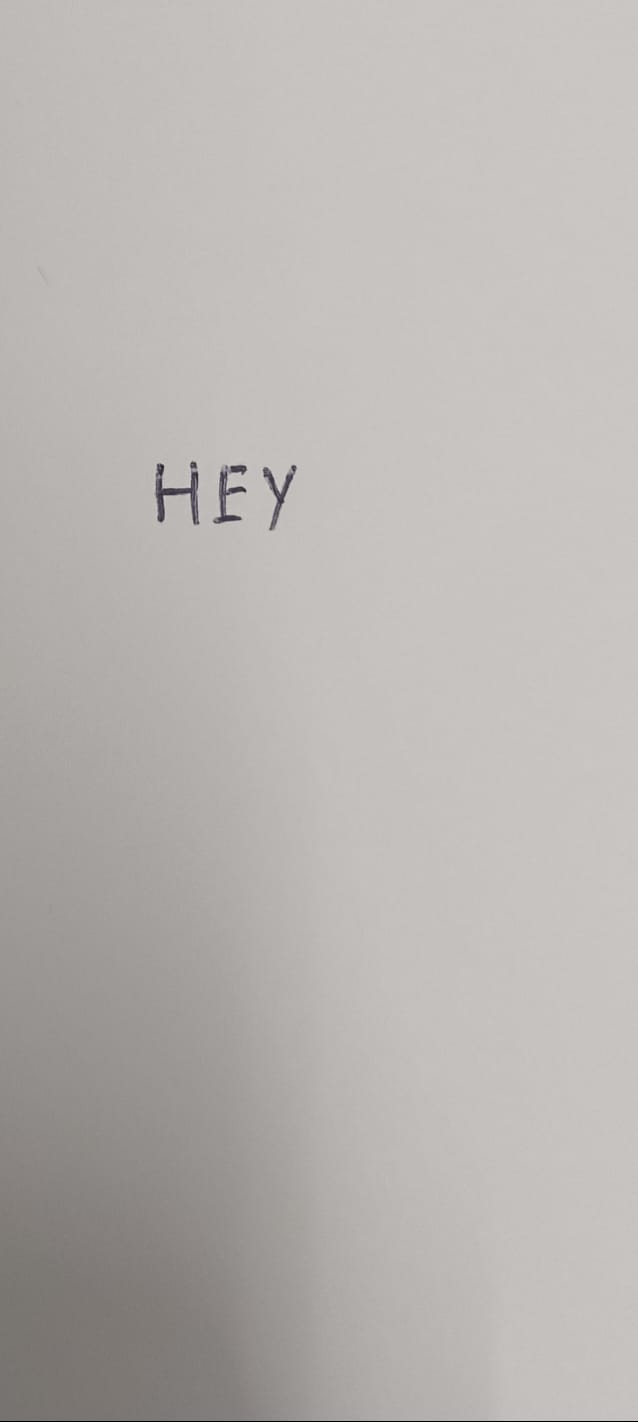
#> input picture 1000202258.jpg, 638 x 1422 px
$ jupyter execute --allow-errors Handwriting_AI_Pipeline.ipynb   (shell and % lines are left out)
#> lines starting #> are read from the running program, lines starting #| are printed output that depends on the picture; after the words box and inside, x2 and y2 are one past the last pixel; in counts of white or black regions, pixels touching at a corner belong together
<a href="https://colab.research.google.com/github/MeghashreeGirish11/Handwriting-Recognition-AI/blob/main/Handwriting_AI_Pipeline.ipynb" target="_parent"></a>

[cell 1]
import cv2
import numpy as np
import matplotlib.pyplot as plt

from PIL import Image

import torch

from transformers import (
    TrOCRProcessor,
    VisionEncoderDecoderModel
)

[cell 2]
print("GPU:", torch.cuda.is_available())
#> (this line was passed over: torch is not available in this run)

#> (the rest of this cell did not finish here and is left out)

[cell 3]
import torch

[cell 4]
print("Torch Version:", torch.__version__)
print("CUDA Available:", torch.cuda.is_available())
#> (this line was passed over: torch is not available in this run)

#> (the rest of this cell did not finish here and is left out)

#> (a cell that did not finish here is left out)

[cell 6]
import cv2
import numpy as np
import matplotlib.pyplot as plt

from PIL import Image

import torch

from transformers import TrOCRProcessor, VisionEncoderDecoderModel

#> (a cell that did not finish here is left out)

[cell 8]
from google.colab import files

uploaded = files.upload()
#> the answer given: 1000202258.jpg

filename = list(uploaded.keys())[0]

print(filename)

[cell 9]
img = cv2.imread(filename)
#> img is the input picture: shape (1422, 638, 3); mean B, G, R 177.4, 180.4, 184.4

plt.figure(figsize=(8,8))

plt.imshow(cv2.cvtColor(
    img,
    cv2.COLOR_BGR2RGB
))

plt.axis("off")
plt.show()

[cell 10]
gray = cv2.cvtColor(
    img,
    cv2.COLOR_BGR2GRAY
)

plt.imshow(gray, cmap="gray")
plt.axis("off")
plt.show()

[cell 11]
_, thresh = cv2.threshold(
    gray,
    180,
    255,
    cv2.THRESH_BINARY_INV
)
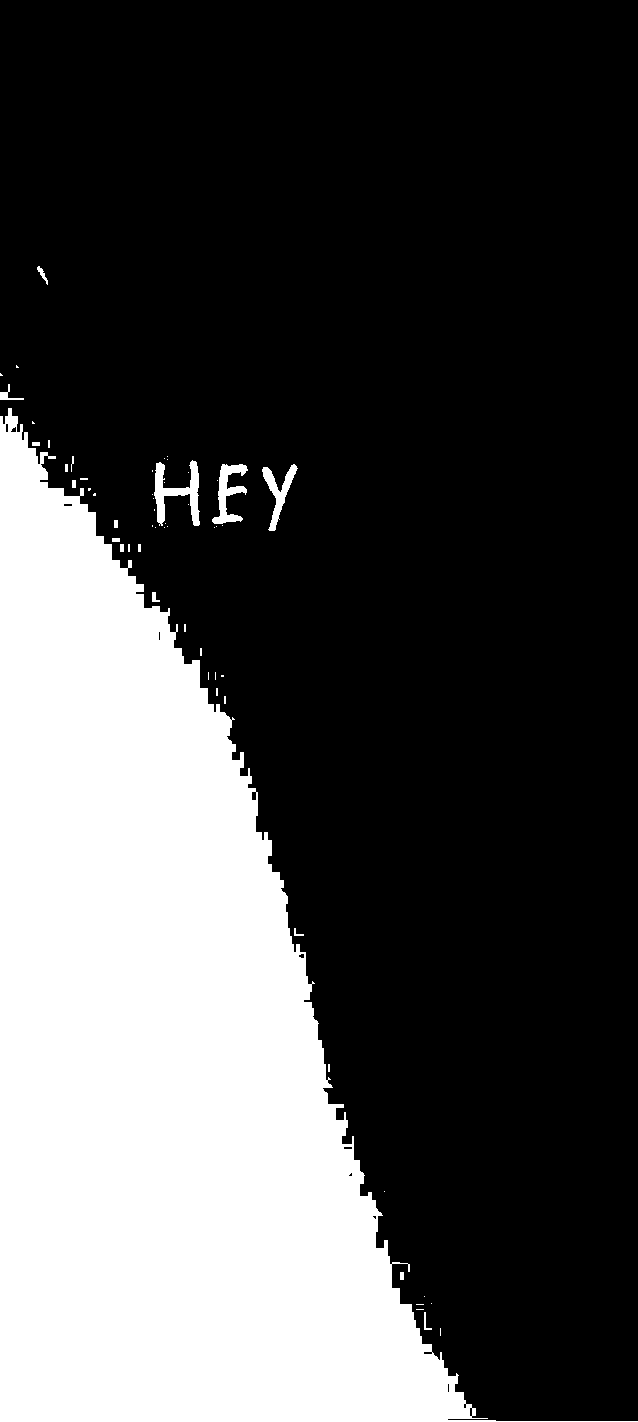
#> thresh: shape (1422, 638); 30.5% white; 59 white regions (41 under 20 px)

plt.imshow(thresh, cmap="gray")
plt.axis("off")
plt.show()

[cell 12]
contours, _ = cv2.findContours(
    thresh,
    cv2.RETR_EXTERNAL,
    cv2.CHAIN_APPROX_SIMPLE
)
#> contours = 59 contours, 45 with area under 20; largest, box (x1, y1, x2, y2) and area: (0, 408, 638, 1422) 271591, (154, 460, 200, 526) 1056, (212, 464, 248, 524) 788, (262, 464, 298, 531) 656, (0, 384, 24, 400) 72

print("Contours:", len(contours))
#| Contours: 59

[cell 13]
largest = max(
    contours,
    key=cv2.contourArea
)
#> largest = contour of 512 points, box (x1, y1, x2, y2) (0, 408, 638, 1422), area 271591

img_copy = img.copy()

cv2.drawContours(
    img_copy,
    [largest],
    -1,
    (0,255,0),
    4
)
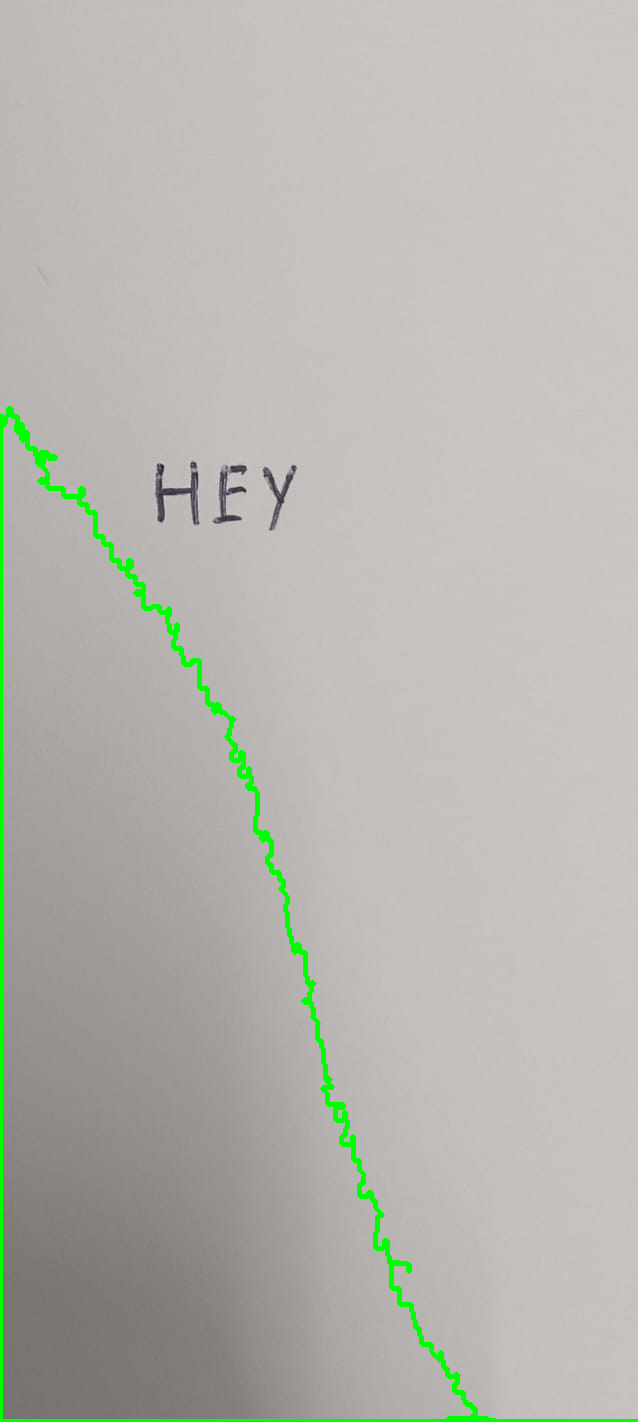
#> img_copy: shape (1422, 638, 3); 1.49% of pixels changed, all inside (x1, y1, x2, y2) = (0, 406, 638, 1422)

plt.figure(figsize=(8,8))

plt.imshow(cv2.cvtColor(
    img_copy,
    cv2.COLOR_BGR2RGB
))

plt.axis("off")
plt.show()

[cell 14]
import os
print(os.listdir())

[cell 15]
img = cv2.imread("1000202258.jpg")

plt.imshow(cv2.cvtColor(img, cv2.COLOR_BGR2RGB))
plt.axis("off")
plt.show()

[cell 16]
import cv2
import numpy as np
import matplotlib.pyplot as plt

from PIL import Image

import torch

from transformers import (
    TrOCRProcessor,
    VisionEncoderDecoderModel
)

[cell 17]
print("Torch Version:", torch.__version__)
print("CUDA Available:", torch.cuda.is_available())
#> (this line was passed over: torch is not available in this run)

#> (the rest of this cell did not finish here and is left out)

#> (a cell that did not finish here is left out)

[cell 19]
from google.colab import files

uploaded = files.upload()
#> the answer given: 1000202258.jpg
filename = list(uploaded.keys())[0]

print(filename)

[cell 20]
img = cv2.imread(filename)

plt.imshow(cv2.cvtColor(img, cv2.COLOR_BGR2RGB))
plt.axis("off")
plt.show()

[cell 21]
gray = cv2.cvtColor(
    img,
    cv2.COLOR_BGR2GRAY
)

plt.figure(figsize=(8,8))
plt.imshow(gray, cmap="gray")
plt.axis("off")
plt.show()

[cell 22]
blur = cv2.GaussianBlur(
    gray,
    (5,5),
    0
)

plt.figure(figsize=(8,8))
plt.imshow(blur, cmap="gray")
plt.axis("off")
plt.show()

[cell 23]
thresh = cv2.adaptiveThreshold(
    blur,
    255,
    cv2.ADAPTIVE_THRESH_GAUSSIAN_C,
    cv2.THRESH_BINARY_INV,
    15,
    11
)
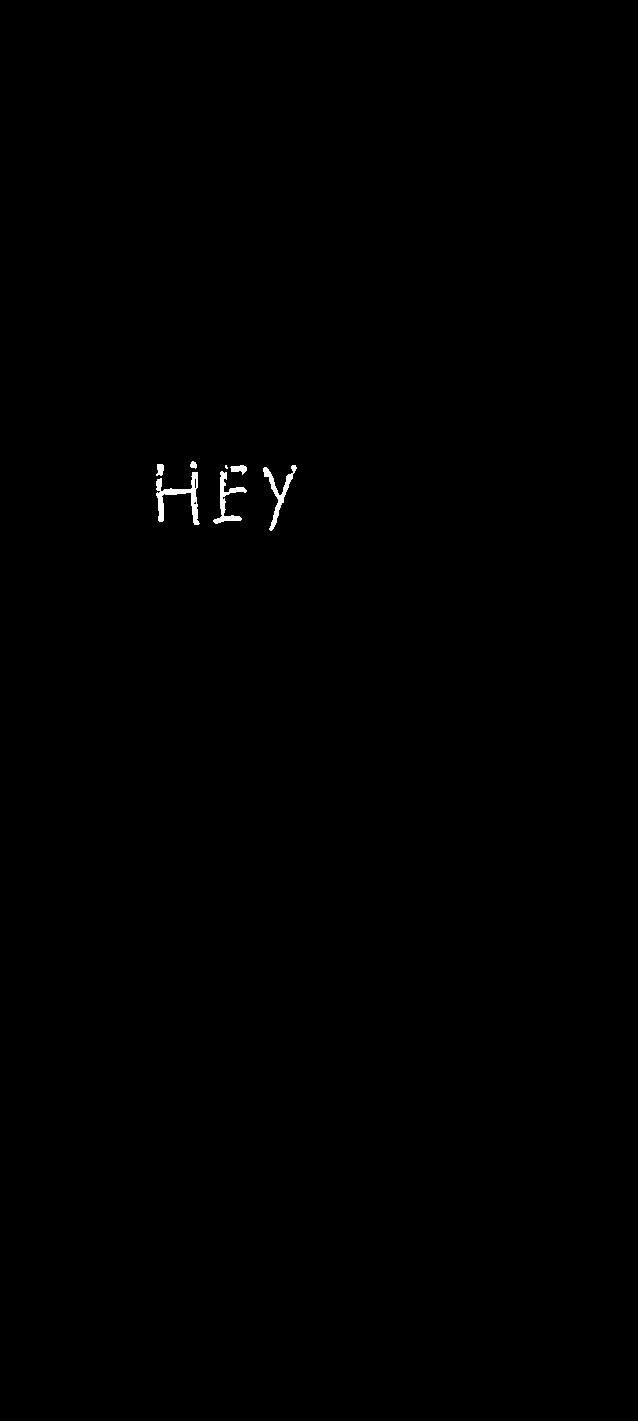
#> thresh: shape (1422, 638); 0.28% white; 8 white regions (1 under 20 px), largest, box (x1, y1, x2, y2) and area: (156, 472, 200, 525) 682, (0, 1421, 638, 1422) 638, (263, 465, 297, 531) 488

plt.figure(figsize=(8,8))
plt.imshow(thresh, cmap="gray")
plt.axis("off")
plt.show()

[cell 24]
kernel = np.ones((5,5), np.uint8)

closed = cv2.morphologyEx(
    thresh,
    cv2.MORPH_CLOSE,
    kernel
)
#> closed: shape (1422, 638); 0.29% white; 4 white regions

plt.figure(figsize=(8,8))
plt.imshow(closed, cmap="gray")
plt.axis("off")
plt.show()

[cell 25]
contours, _ = cv2.findContours(
    closed,
    cv2.RETR_EXTERNAL,
    cv2.CHAIN_APPROX_SIMPLE
)
#> contours = 4 contours, 1 with area under 20; largest, box (x1, y1, x2, y2) and area: (156, 461, 200, 525) 720, (213, 465, 247, 524) 500, (263, 465, 297, 531) 408

print("Contours found:", len(contours))
#| Contours found: 4

[cell 26]
valid_contours = []

for contour in contours:

    area = cv2.contourArea(contour)

    if area > 500:
        valid_contours.append(contour)
#> this loop made 4 passes
#> area on passes 2 to 4: 407.5, 500.5, 720.5
#> after the loop, valid_contours = 2 contours; box (x1, y1, x2, y2) and area: (156, 461, 200, 525) 720, (213, 465, 247, 524) 500

print("Valid contours:", len(valid_contours))
#| Valid contours: 2

[cell 27]
output = img.copy()

for contour in valid_contours:

    x, y, w, h = cv2.boundingRect(contour)

    cv2.rectangle(
        output,
        (x, y),
        (x+w, y+h),
        (0,255,0),
        3
    )
#> this loop made 2 passes
#> (x, y, w, h) on passes 1 to 2: (213, 465, 34, 59), (156, 461, 44, 64)
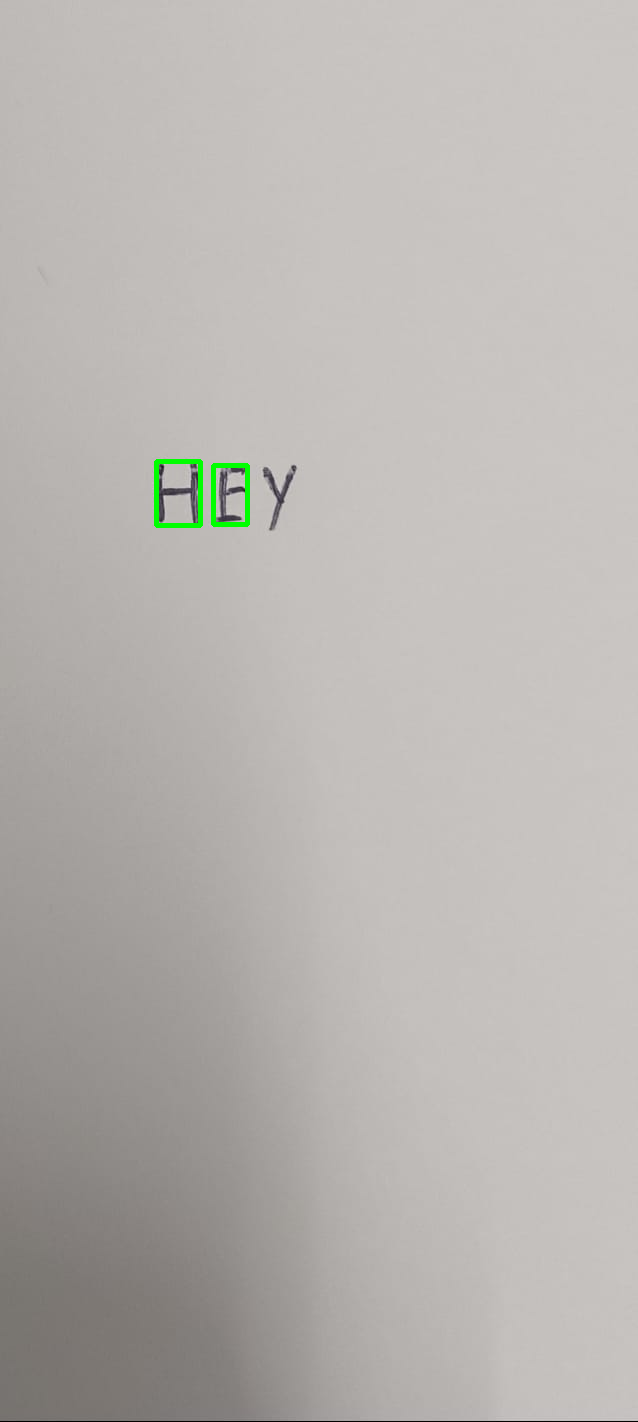
#> output: shape (1422, 638, 3); 0.22% of pixels changed, all inside (x1, y1, x2, y2) = (154, 459, 250, 528)

plt.figure(figsize=(8,8))
plt.imshow(cv2.cvtColor(output, cv2.COLOR_BGR2RGB))
plt.axis("off")
plt.show()

[cell 28]
x_min = 100000
y_min = 100000
x_max = 0
y_max = 0

for contour in valid_contours:

    x, y, w, h = cv2.boundingRect(contour)

    x_min = min(x_min, x)
    y_min = min(y_min, y)

    x_max = max(x_max, x + w)
    y_max = max(y_max, y + h)
#> this loop made 2 passes
#> (x, y, w, h, x_min, y_min, x_max, y_max) on passes 1 to 2: (213, 465, 34, 59, 213, 465, 247, 524), (156, 461, 44, 64, 156, 461, 247, 525)

output = img.copy()

cv2.rectangle(
    output,
    (x_min, y_min),
    (x_max, y_max),
    (0, 255, 0),
    3
)

plt.figure(figsize=(8,8))
plt.imshow(cv2.cvtColor(output, cv2.COLOR_BGR2RGB))
plt.axis("off")
plt.show()

[cell 29]
crop = img[y_min:y_max, x_min:x_max]

plt.figure(figsize=(6,6))
plt.imshow(cv2.cvtColor(crop, cv2.COLOR_BGR2RGB))
plt.axis("off")
plt.show()

[cell 30]
padding = 30

crop = img[
    max(0, y_min-padding):min(img.shape[0], y_max+padding),
    max(0, x_min-padding):min(img.shape[1], x_max+padding)
]
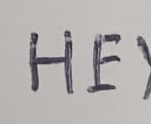
#> crop: shape (124, 151, 3); mean B, G, R 174.5, 175.9, 180

plt.figure(figsize=(6,6))
plt.imshow(cv2.cvtColor(crop, cv2.COLOR_BGR2RGB))
plt.axis("off")
plt.show()
